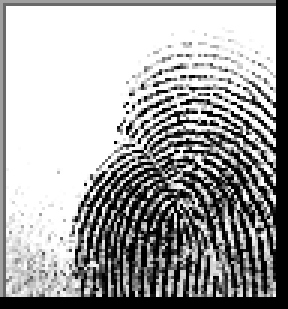
#> input picture SOCOFing/Real/10__M_Left_little_finger.BMP, 96 x 103 px (shown 3 times larger); its folder holds only this picture in this run
$ python -i match_fingerprint.py   (imports and definitions only)
#> lines starting #> are read from the running program, lines starting #| are printed output that depends on the picture
import os
import cv2


def match(path):
    """
    A method takes path to the to be inspected fingerprint file.

    example path: C:\\program files\\data\\fingerprint.BMP
    """
    sample = cv2.imread(str(path))
#> sample is the input picture: shape (103, 96, 3); min 0, max 255, mean 164

    best_score = 0
    filename = None
    image = None
    kp1, kp2, mp = None, None, None
    for file in [file for file in os.listdir("SOCOFing/Real")]:
        fingerprint_image = cv2.imread("SOCOFing/Real/" + file)
        sift = cv2.SIFT_create()

        keypoints_1, descriptors_1 = sift.detectAndCompute(sample, None)
#> keypoints_1 = 29 keypoints; strongest (x, y, size): (90, 52, 1.9), (61, 64, 1.8), (70, 75, 1.8), (70, 83, 1.8)
        keypoints_2, descriptors_2 = sift.detectAndCompute(
            fingerprint_image, None)
#> keypoints_2 has the same summary as keypoints_1

        matches = cv2.FlannBasedMatcher({'algorithm': 1, 'trees': 10}, {}).knnMatch(
            descriptors_1, descriptors_2, k=2)
#> matches = 29 matches

        match_points = []

        for p, q in matches:
            if p.distance < 0.1 * q.distance:
                match_points.append(p)
#> this loop made 29 passes
#> after the loop, match_points = 29 matches

        keypoints = 0
        if len(keypoints_1) < len(keypoints_2):
            keypoints = len(keypoints_1)
        else:
            keypoints = len(keypoints_2)
#> keypoints = 29

        if len(match_points) / keypoints * 100 > best_score:
            best_score = len(match_points) / keypoints * 100
#> best_score = 100
            filename = file
            image = fingerprint_image
            kp1, kp2, mp = keypoints_1, keypoints_2, match_points
#> kp1 has the same summary as keypoints_1; kp2 has the same summary as keypoints_1; mp = 29 matches

    result = cv2.drawMatches(sample, kp1, image, kp2, mp, None)
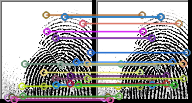
#> result: shape (103, 192, 3); mean B, G, R 160.8, 160.4, 162.3
    result = cv2.resize(result, None, fx=4, fy=4)
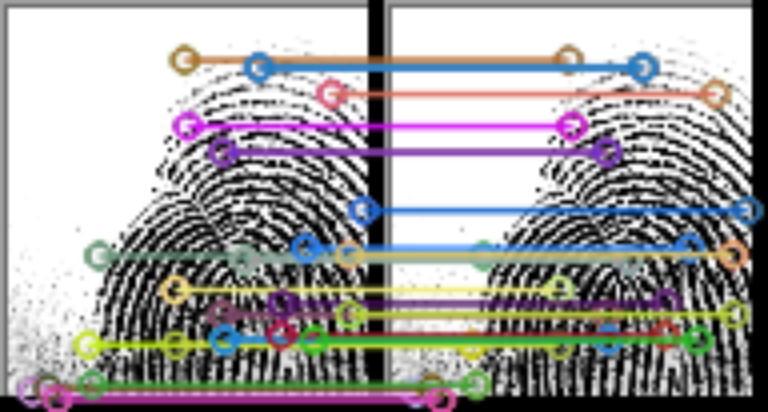
#> result: shape (412, 768, 3); mean B, G, R 160.7, 160.3, 162.3
    cv2.imshow(f"Result: {filename} | Best score: {best_score}", result)
    cv2.waitKey(0)
    cv2.destroyAllWindows()
    return filename

>>> result = match('SOCOFing/Real/10__M_Left_little_finger.BMP')

$ run again, on SOCOFing/Real/23__M_Left_little_finger.BMP
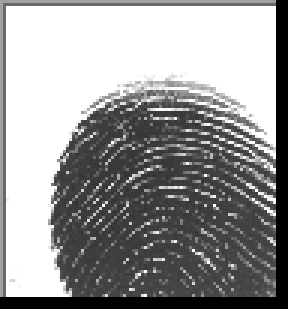
#> input picture SOCOFing/Real/23__M_Left_little_finger.BMP, 96 x 103 px (shown 3 times larger)
#> in match, sample is the input picture: shape (103, 96, 3); min 0, max 255, mean 151.6
#> keypoints_1 = 41 keypoints; strongest (x, y, size): (19, 96, 4.7), (20, 59, 2.9), (19, 87, 1.9), (18, 78, 1.8)
#> keypoints_2 has the same summary as keypoints_1
#> matches = 41 matches
#> the loop in match, `for p, q in matches:` made 41 passes
#> keypoints = 41
#> best_score = 100
#> kp1 has the same summary as keypoints_1; kp2 has the same summary as keypoints_1; mp = 41 matches
#> in match, `result = cv2.drawMatches(sample, kp1, image, kp2, mp, None)`:
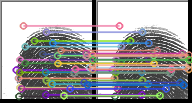
#> result: shape (103, 192, 3); mean B, G, R 158.9, 157.3, 158.6
#> in match, `result = cv2.resize(result, None, fx=4, fy=4)`:
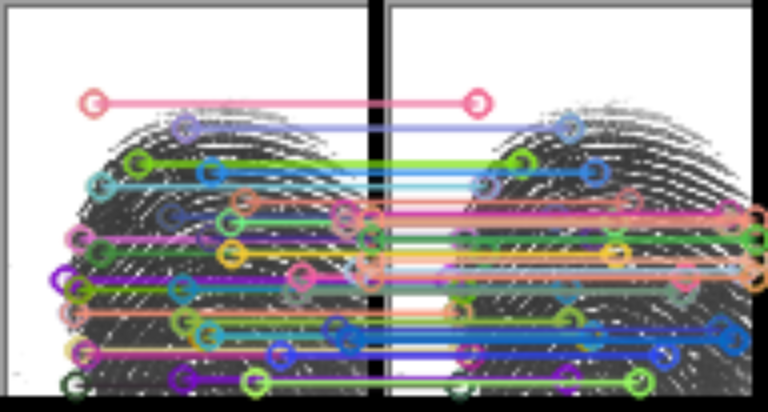
#> result: shape (412, 768, 3); mean B, G, R 158.9, 157.2, 158.5

$ run again, on SOCOFing/Real/3__M_Left_little_finger.BMP
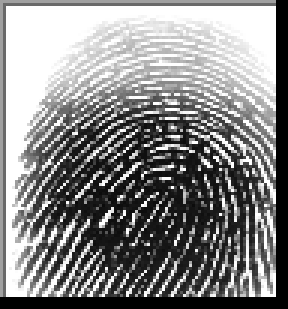
#> input picture SOCOFing/Real/3__M_Left_little_finger.BMP, 96 x 103 px (shown 3 times larger)
#> in match, sample is the input picture: shape (103, 96, 3); min 0, max 255, mean 135.4
#> keypoints_1 = 76 keypoints; strongest (x, y, size): (88, 97, 2.2), (89, 97, 3.3), (82, 91, 1.8), (84, 89, 1.9)
#> keypoints_2 has the same summary as keypoints_1
#> matches = 76 matches
#> the loop in match, `for p, q in matches:` made 76 passes
#> keypoints = 76
#> best_score = 100
#> kp1 has the same summary as keypoints_1; kp2 has the same summary as keypoints_1; mp = 76 matches
#> in match, `result = cv2.drawMatches(sample, kp1, image, kp2, mp, None)`:
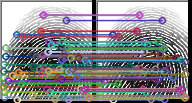
#> result: shape (103, 192, 3); mean B, G, R 143.5, 137.2, 139.8
#> in match, `result = cv2.resize(result, None, fx=4, fy=4)`:
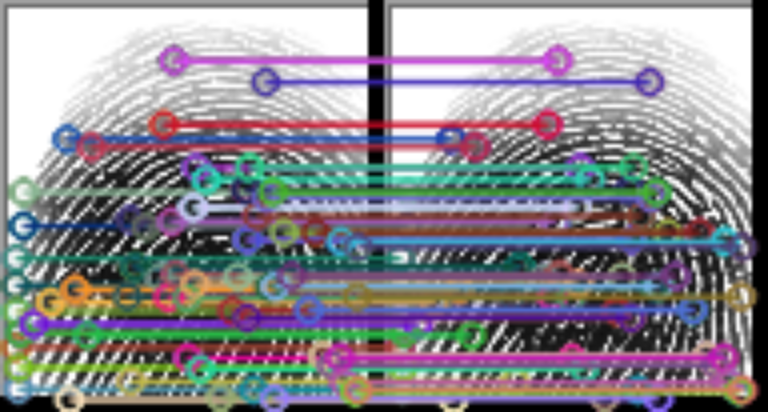
#> result: shape (412, 768, 3); mean B, G, R 143.4, 137.1, 139.7

$ run again, on SOCOFing/Real/6__M_Left_little_finger.BMP
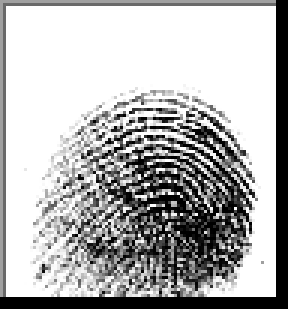
#> input picture SOCOFing/Real/6__M_Left_little_finger.BMP, 96 x 103 px (shown 3 times larger)
#> in match, sample is the input picture: shape (103, 96, 3); min 0, max 255, mean 178.2
#> keypoints_1 = 20 keypoints; strongest (x, y, size): (51, 98, 2), (72, 96, 4.9), (69, 97, 3.3), (55, 66, 2)
#> keypoints_2 has the same summary as keypoints_1
#> matches = 20 matches
#> the loop in match, `for p, q in matches:` made 20 passes
#> keypoints = 20
#> best_score = 100
#> kp1 has the same summary as keypoints_1; kp2 has the same summary as keypoints_1; mp = 20 matches
#> in match, `result = cv2.drawMatches(sample, kp1, image, kp2, mp, None)`:
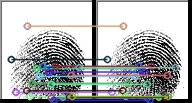
#> result: shape (103, 192, 3); mean B, G, R 176.4, 175.1, 173
#> in match, `result = cv2.resize(result, None, fx=4, fy=4)`:
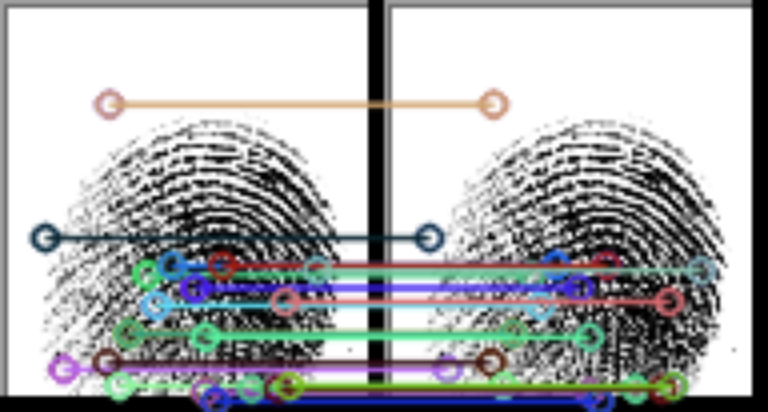
#> result: shape (412, 768, 3); mean B, G, R 176.4, 175, 173
